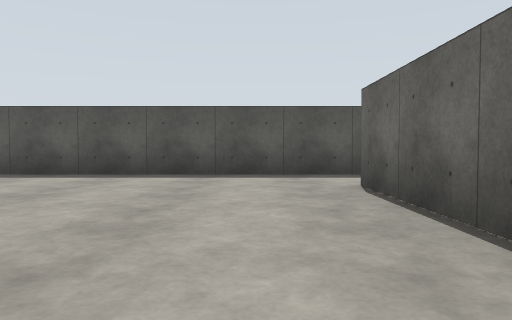
[1] (above)

12 first-person views from a walk through a Gazebo world. The camera is 1 m above the floor, tilts 2° down and sees 70° across. The floor is counted in squares, 2 m on a side. Each view is taken from the middle of a square. On the plan, view 1 faces up. The plan holds only what a view shows up to about 9 squares ahead; the rest is blank. The place goes on beyond the plan. The robots in the file are not drawn. Simple patterns stand in for the simulator's built-in surfaces. Surface patterns are stand-ins for the level's own textures.

[2]
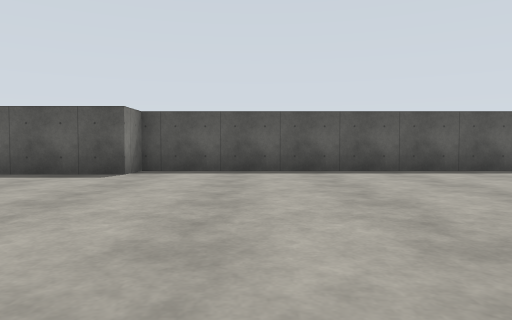

[3]
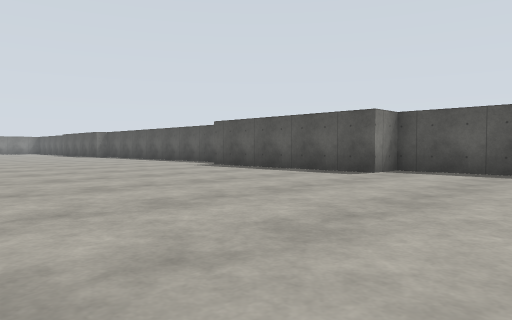

[4]
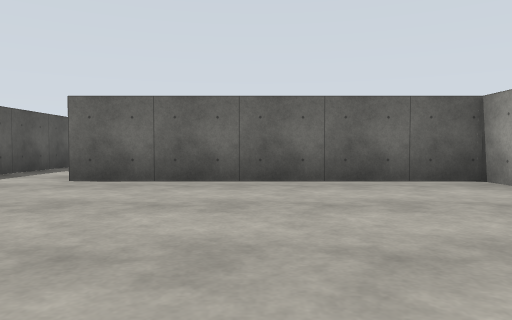

[5]
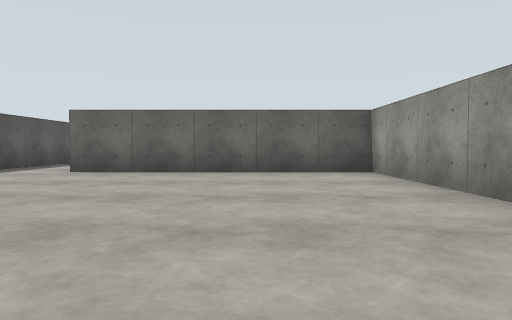

[6]
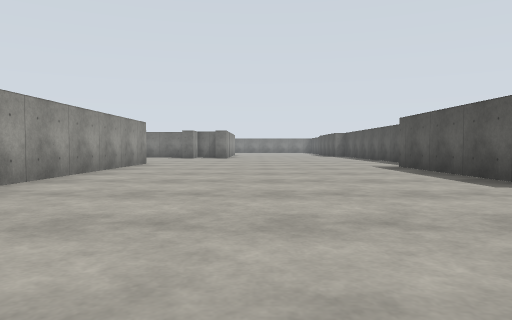

[7]
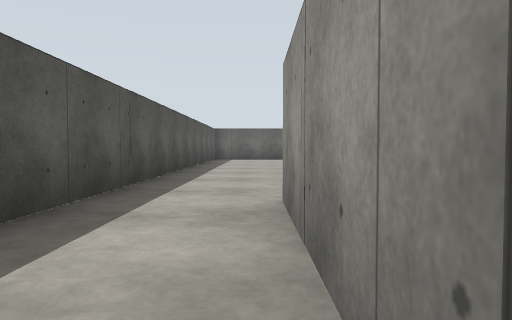

[8]
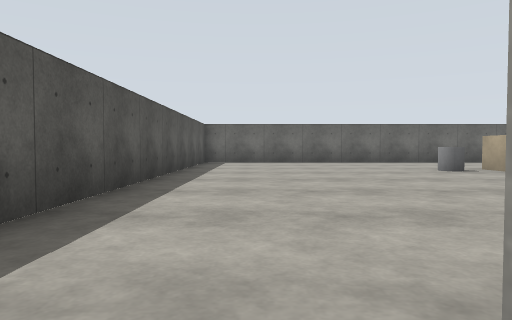

[9]
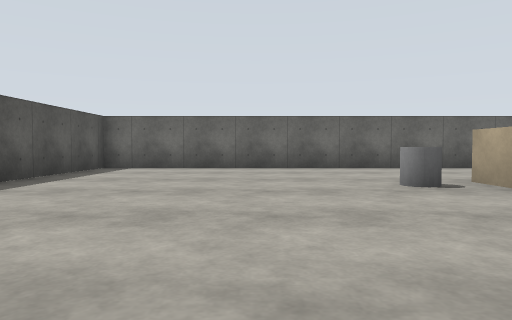

[10]
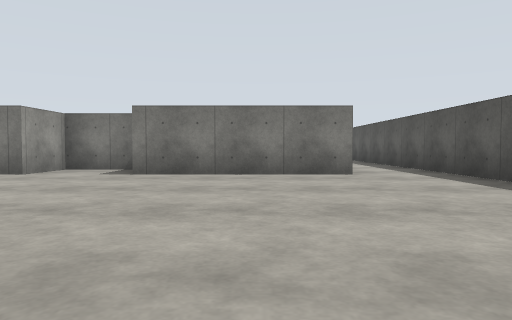

[11]
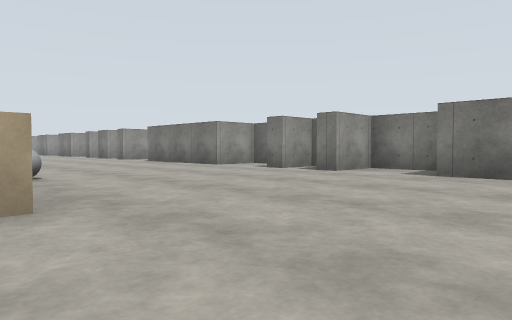

[12]
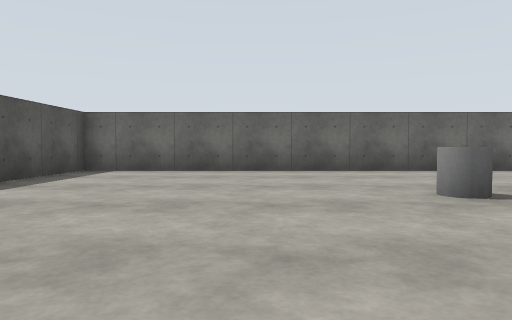

### Floor plan
Points are (right, up) in squares from view 1. A wall is a line through its corners. A room is listed if a view was taken in it or the views show most of it. See-through windows are left out.
Room 1 (views 1, 2, 3, 4, 5, 6, 7, 8)
walls: (-12, -1.3) (-7.6, -1.3); (1.4, -1.3) (1.4, 4.8) (4.4, 4.8); (5.6, 6.7) (-7.4, 6.7) (-7.4, 5.7) (-12, 5.7)
ways out: opening at (4.5, 5.5) to room 2
Room 2 (views 9, 10, 11, 12)
walls: (3.9, -2.7) (4.4, -2.7) (4.4, -3.1); (15.8, -2.5) (15.8, 6.7) (5.6, 6.7); (10.2, -0.1) (12.4, -0.1); (2.9, 0.4) (2.9, -1.3) (4.4, -1.3) (4.4, -1.8); (4.4, 4.8) (4.4, 0.7)
ways out: opening at (4.5, 5.5) to room 1
objects: grey ball (10, -4); grey cylinder (12, 1)

Where each view was taken, in squares from view 1:
view 1: 0 up, 0 right, facing up
view 2: 1 down, 5 left, facing up
view 3: 1 down, 4 left, facing up-left
view 4: 2 up, 4 left, facing right
view 5: 1 up, 6 left, facing right
view 6: 2 up, 3 left, facing left
view 7: 5 up, 1 right, facing right
view 8: 5 up, 4 right, facing right
view 9: 3 up, 7 right, facing right
view 10: 3 up, 11 right, facing left
view 11: 3 up, 11 right, facing down-left
view 12: 3 up, 8 right, facing right
